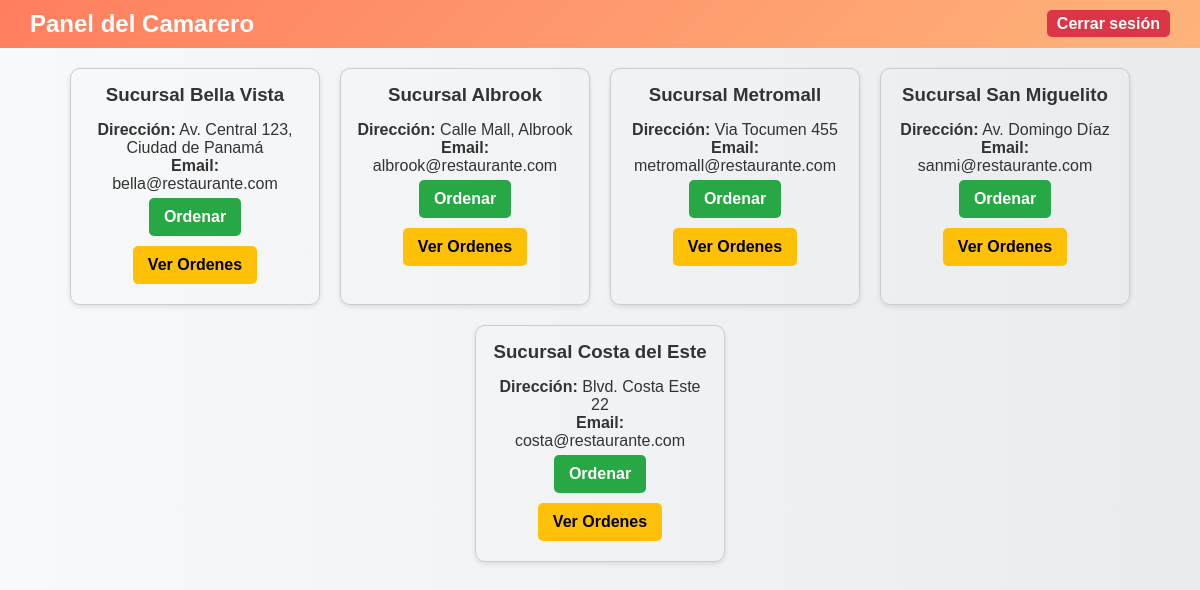
The page /Restaurante_Hou/camarero_dashboard.php (signed in) on the database its author committed.
### tables this page shows
CREATE TABLE `sucursal` (
  `id_sucursal` int(11) NOT NULL,
  `nombre` varchar(100) NOT NULL,
  `direccion` varchar(200) NOT NULL,
  `email` varchar(100) DEFAULT NULL
);

### Restaurante_Hou/camarero_dashboard.php (the view, shortened to what this page needs)
<?php
include 'includes/camarero_header.php';
$sucursales = $conn->query("SELECT * FROM Sucursal");
?>
<div class="container">
    <div class="camarero-sucursal-list">
        <?php if($sucursales && $sucursales->num_rows > 0): ?>
            <?php while($s = $sucursales->fetch_assoc()): ?>
                <div class="camarero-sucursal-card">
                    <h3><?= htmlspecialchars($s['nombre']) ?></h3>
                    <p><b>Dirección:</b> <?= htmlspecialchars($s['direccion']) ?></p>
                    <p><b>Email:</b> <?= htmlspecialchars($s['email']) ?></p>
                    <a href="camarero_pedidos.php?id_sucursal=<?= $s['id_sucursal'] ?>" class="camarero-dashboard-btn">Ordenar</a>
                    <a href="camarero_ordenes.php?id_sucursal=<?= $s['id_sucursal'] ?>" class="camarero-dashboard-btn ver-pedidos">Ver Ordenes</a>
                </div>
            <?php endwhile; ?>
        <?php else: ?>
            <p style="text-align:center;">No hay sucursales disponibles.</p>
        <?php endif; ?>
    </div>
</div>

### Restaurante_Hou/css/estilos.css (style rules this page uses)
* { margin: 0; padding: 0; box-sizing: border-box; }
.camarero-dashboard-btn { display: inline-block; padding: 15px 25px; background-color: #ff7e5f; color: black; font-weight: bold; text-decoration: none; border-radius: 8px; transition: background-color 0.2s; }
.camarero-sucursal-list { display: flex; flex-wrap: wrap; gap: 20px; justify-content: center; margin-top: 20px; }
.camarero-sucursal-card { border: 1px solid #ccc; border-radius: 10px; padding: 15px; width: 250px; text-align: center; box-shadow: 0 2px 5px rgba(0,0,0,0.1); }
.camarero-sucursal-card h3 { margin-bottom: 15px; }
.camarero-sucursal-card a { display: inline-block; margin: 5px; padding: 10px 15px; background-color: #28a745; color: white; text-decoration: none; border-radius: 5px; font-weight: bold; }
.camarero-sucursal-card a.ver-pedidos { background-color: #ffc107; color: black; }

### rows shown on the page
sucursal: nombre "Sucursal Bella Vista", direccion "Av. Central 123, Ciudad de Panamá", email "bella@restaurante.com"
sucursal: nombre "Sucursal Albrook", direccion "Calle Mall, Albrook", email "albrook@restaurante.com"
sucursal: nombre "Sucursal Metromall", direccion "Via Tocumen 455", email "metromall@restaurante.com"
sucursal: nombre "Sucursal San Miguelito", direccion "Av. Domingo Díaz", email "sanmi@restaurante.com"
sucursal: nombre "Sucursal Costa del Este", direccion "Blvd. Costa Este 22", email "costa@restaurante.com"
